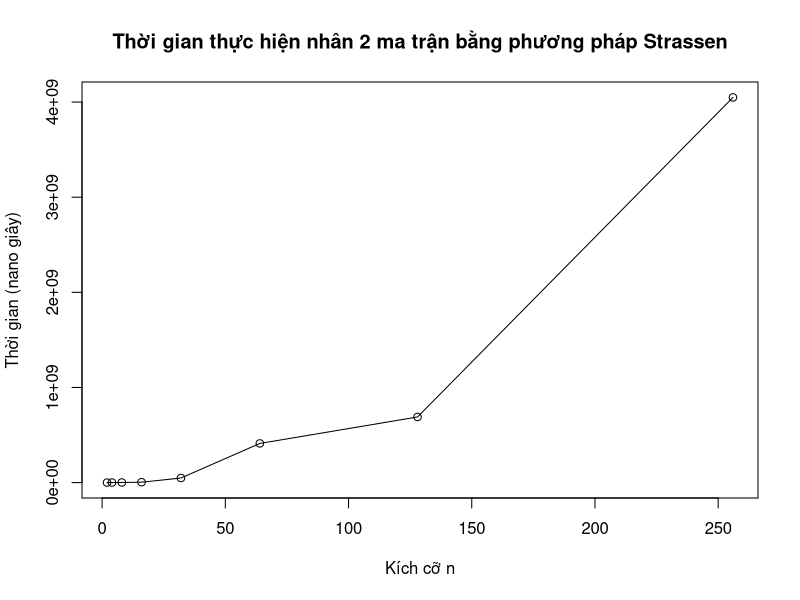

The R script that drew this image:
size = c(2, 4, 8, 16, 32, 64, 128, 256)
time = c(34000, 365800, 1184200, 4262500, 48447900, 411731700, 690013700, 4049021300)

data = data.frame(size, time)

plot(data, xlab = "Kích cỡ n", ylab = "Thời gian (nano giây)", main = "Thời gian thực hiện nhân 2 ma trận bằng phương pháp Strassen")
lines(size, time)
